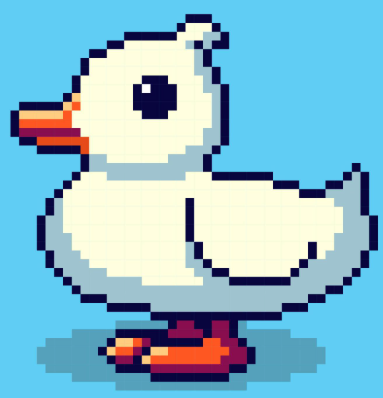
#> input picture pixelduck.png, 383 x 398 px, found by its file name
$ python pixelize.py
#> lines starting #> are read from the running program, lines starting #| are printed output that depends on the picture
from PIL import Image
import numpy as np
import matplotlib.pyplot as plt
from scipy.ndimage import gaussian_filter
import numpy as np
from scipy.signal import convolve2d
from scipy.ndimage import gaussian_filter
import matplotlib.pyplot as plt

N = 30

def pixelize_image(image_path, target_width=N, target_height=N):
    """
    Convert an image to grayscale and pixelize it to a target resolution.

    Parameters:
        image_path (str): Path to the input image.
        target_width (int): Desired width of the pixelated image.
        target_height (int): Desired height of the pixelated image.

    Returns:
        np.ndarray: 2D array of grayscale pixel values (0-255).
    """
#> called with image_path = 'pixelduck.png', target_width = 30, target_height = 30
    # Open the image and convert to grayscale
    img = Image.open(image_path).convert('L')  # 'L' mode is grayscale
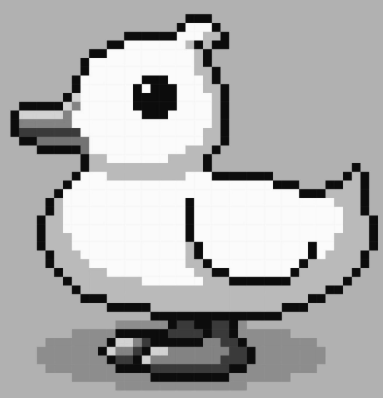
#> img: PIL image 383x398 L; min 10, max 255, mean 172.8

    # Resize image to target resolution
    img_small = img.resize((target_width, target_height), resample=Image.BILINEAR)
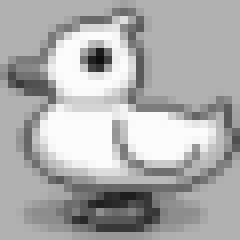
#> img_small: PIL image 30x30 L (shown 8 times larger); min 14, max 251, mean 172.8

    # Convert to numpy array
    pixels = np.array(img_small)

    return pixels


def gaussian_kernel(size=5, sigma=1.0):
    """Generate a 2D Gaussian kernel."""
    ax = np.linspace(-(size // 2), size // 2, size)
    xx, yy = np.meshgrid(ax, ax)
    kernel = np.exp(-(xx**2 + yy**2) / (2. * sigma**2))
    return kernel / np.sum(kernel)


q = pixelize_image('pixelduck.png')


kernel_5x5 = gaussian_kernel(size=5, sigma=1.0)

# print(kernel_5x5)

k = 255 * kernel_5x5 / np.max(kernel_5x5)

for v in k:
    print(' '.join(f'{val:.4f}' for val in v))

exit()
#> (the program exits here)
